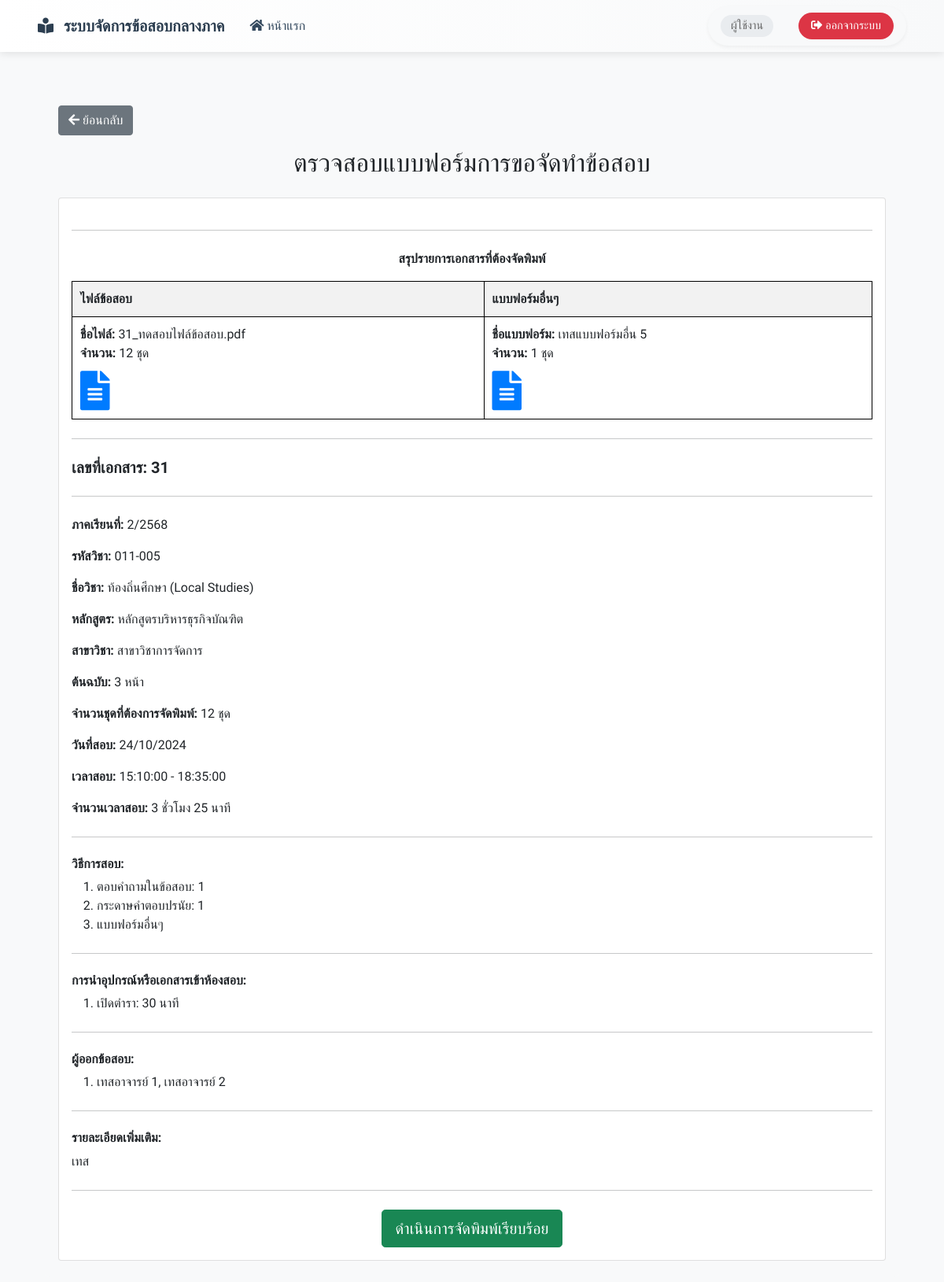
The page /academic_doc_details.php?id=31 on the database its author committed.
### tables this page shows
CREATE TABLE `exam_requests` (
  `id` int(11) NOT NULL,
  `semester` varchar(20) NOT NULL,
  `course_code` varchar(20) NOT NULL,
  `course_name` varchar(100) NOT NULL,
  `curriculum` varchar(100) NOT NULL,
  `major` varchar(100) NOT NULL,
  `manuscript` varchar(50) NOT NULL,
  `numberofsets` text NOT NULL,
  `exam_date` varchar(50) NOT NULL,
  `startexam_time` time NOT NULL,
  `endexam_time` time NOT NULL,
  `totalexam_time` varchar(50) NOT NULL,
  `exam_methods` text NOT NULL,
  `allowed_equipment` text DEFAULT NULL,
  `additional_details` text DEFAULT NULL,
  `created_at` timestamp NOT NULL DEFAULT current_timestamp(),
  `status_doc` varchar(50) NOT NULL DEFAULT 'รออนุมัติ',
  `reject_date` datetime DEFAULT NULL,
  `reject_reason` varchar(255) DEFAULT NULL,
  `approved_date` datetime DEFAULT NULL,
  `examiner_name` varchar(100) DEFAULT NULL,
  `examiner_id` varchar(50) DEFAULT NULL,
  `file_name` varchar(255) DEFAULT NULL,
  `file_path` varchar(255) DEFAULT NULL,
  `other_form` varchar(255) DEFAULT NULL,
  `other_form_count` int(11) DEFAULT NULL,
  `other_form_file` varchar(255) DEFAULT NULL
);

### academic_doc_details.php (the view, shortened to what this page needs)
<?php
require_once 'config.php';
include 'academic_nav.php';
$id = isset($_GET['id']) ? intval($_GET['id']) : 0;
$sql = "SELECT * FROM exam_requests WHERE id = ?";
$stmt = $conn->prepare($sql);
$stmt->bind_param("i", $id);
$stmt->execute();
$result = $stmt->get_result();
$document = $result->fetch_assoc();
?>
<!DOCTYPE html>
<html lang="th">
<head>
    <link href="https://cdn.jsdelivr.net/npm/bootstrap@5.1.3/dist/css/bootstrap.min.css" rel="stylesheet">
    <link rel="stylesheet" href="https://cdnjs.cloudflare.com/ajax/libs/font-awesome/5.15.3/css/all.min.css">
</head>
<body>
    <div class="container mt-5">
        <div class="form-container">
            <div class="row mb-3">
                <div class="col d-flex justify-content-between">
                    <button onclick="goBack()" class="btn btn-secondary">
                        <i class="fas fa-arrow-left"></i> ย้อนกลับ
                    </button>
                </div>
            </div>
            <h2 class="mb-4 ">
                <center>ตรวจสอบแบบฟอร์มการขอจัดทำข้อสอบ</center>
            </h2>
            <div class="card">
                <div class="card-body">
                    <hr class="mt-4 mb-4">
                    <p><strong>
                            <center>สรุปรายการเอกสารที่ต้องจัดพิมพ์</center>
                        </strong></p>
                    <table style="width:100%; border-collapse: collapse;">
                        <tr>
                            <th style="border: 1px solid black; padding: 10px; background-color: #f2f2f2;">ไฟล์ข้อสอบ
                            </th>
                            <th style="border: 1px solid black; padding: 10px; background-color: #f2f2f2;">แบบฟอร์มอื่นๆ
                            </th>
                        </tr>
                        <tr>
                            <td style="border: 1px solid black; padding: 10px;">
                                <strong>ชื่อไฟล์:</strong> <?php echo htmlspecialchars($document['file_name']); ?><br>
                                <strong>จำนวน:</strong> <?php echo htmlspecialchars($document['numberofsets']); ?> <br>
                                <i class="fas fa-file-alt document-icon ml-4"
                                    onclick="showFile('<?php echo htmlspecialchars($document['file_path']); ?>')"
                                    style="cursor: pointer;"></i>
                            </td>
                            <td style="border: 1px solid black; padding: 10px;">
                                <strong>ชื่อแบบฟอร์ม:</strong>
                                <?php echo htmlspecialchars($document['other_form']); ?><br>
                                <strong>จำนวน:</strong> <?php echo htmlspecialchars($document['other_form_count']); ?>
                                ชุด<br>
                                <?php if (!empty($document['other_form'])): ?>
                                <i class="fas fa-file-alt document-icon ml-4"
                                    onclick="showFile('<?php echo htmlspecialchars($document['other_form_file']); ?>')"
                                    style="cursor: pointer;"></i>
                                <?php endif; ?>
                            </td>
                        </tr>
                    </table>
                    <hr class="mt-4 mb-4">
                    <h5 class="card-title"><strong>เลขที่เอกสาร:
                            <?php echo htmlspecialchars($document['id']); ?></strong></h5>
                    <hr class="mt-4 mb-4">
                    <p><strong>ภาคเรียนที่:</strong> <?php echo htmlspecialchars($document['semester']); ?></p>
                    <p><strong>รหัสวิชา:</strong> <?php echo htmlspecialchars($document['course_code']); ?></p>
                    <p><strong>ชื่อวิชา:</strong> <?php echo htmlspecialchars($document['course_name']); ?></p>
                    <p><strong>หลักสูตร:</strong> <?php echo htmlspecialchars($document['curriculum']); ?></p>
                    <p><strong>สาขาวิชา:</strong> <?php echo htmlspecialchars($document['major']); ?></p>
                    <p><strong>ต้นฉบับ:</strong> <?php echo htmlspecialchars($document['manuscript']); ?> หน้า</p>
                    <p><strong>จำนวนชุดที่ต้องการจัดพิมพ์:</strong>
                        <?php echo htmlspecialchars($document['numberofsets']); ?></p>
                    <p><strong>วันที่สอบ:</strong> <?php echo htmlspecialchars($document['exam_date']); ?></p>
                    <p><strong>เวลาสอบ:</strong>
                        <?php echo htmlspecialchars($document['startexam_time']) . ' - ' . htmlspecialchars($document['endexam_time']); ?>
                    </p>
                    <p><strong>จำนวนเวลาสอบ:</strong> <?php echo htmlspecialchars($document['totalexam_time']); ?></p>
                    <hr class="mt-4 mb-4">
                    <h6><strong>วิธีการสอบ:</strong></h6>
                    <?php
                        $exam_methods = explode('/', $document['exam_methods']);
                        echo "<ol>";
                        foreach ($exam_methods as $method) {
                            echo "<li>" . htmlspecialchars(trim($method)) . "</li>";
                        }
                        echo "</ol>";
                    ?>
                    <hr class="mt-4 mb-4">
                    <h6><strong>การนำอุปกรณ์หรือเอกสารเข้าห้องสอบ:</strong></h6>
                    <?php
                        $allowed_equipment = explode('/', $document['allowed_equipment']);
                        echo "<ol>";
                        foreach ($allowed_equipment as $equipment) {
                            echo "<li>" . htmlspecialchars(trim($equipment)) . "</li>";
                        }
                        echo "</ol>";
                    ?>
                    <hr class="mt-4 mb-4">
                    <h6><strong>ผู้ออกข้อสอบ:</strong></h6>
                    <?php
                        $examiners = explode('/', $document['examiner_name']);
                        echo "<ol>";
                        foreach ($examiners as $examiner) {
                            echo "<li>" . htmlspecialchars(trim($examiner)) . "</li>";
                        }
                        echo "</ol>";
                    ?>
                    <hr class="mt-4 mb-4">
                    <h6><strong>รายละเอียดเพิ่มเติม:</strong></h6>
                    <p><?php echo nl2br(htmlspecialchars($document['additional_details'])); ?></p>
                    <hr class="mt-4 mb-4">
                    <form id="printCompletedForm" method="POST" action="">
                        <center><button type="button" onclick="confirmPrintCompleted()"
                                class="btn btn-success btn-lg btn-block">
                                ดำเนินการจัดพิมพ์เรียบร้อย
                            </button></center>
                    </form>
                </div>
            </div>
        </div>
</body>
</html>

### academic_nav.php (style rules this page uses)
body { background-color: #f8f9fa; font-family: "Sarabun", sans-serif; }

### academic_doc_details.php (style rules this page uses)
body { background-color: #f8f9fa; font-family: "Sarabun", sans-serif; }
.form-container { background-color: #f8f9fa; border-radius: 10px; padding: 20px; margin-bottom: 20px; }
.document-icon { font-size: 50px; color: #007bff; cursor: pointer; margin-top: 10px; transition: color 0.3s ease; }

### rows shown on the page
exam_requests: file_name "31_ทดสอบไฟล์ข้อสอบ.pdf", numberofsets "12 ชุด", other_form "เทสแบบฟอร์มอื่น 5", other_form_count "1", id "31", semester "2/2568", course_code "011-005", course_name "ท้องถิ่นศึกษา (Local Studies)", curriculum "หลักสูตรบริหารธุรกิจบัณฑิต", major "สาขาวิชาการจัดการ", manuscript "3", exam_date "24/10/2024", startexam_time "15:10:00", endexam_time "18:35:00", totalexam_time "3 ชั่วโมง 25 นาที", exam_methods "ตอบคำถามในข้อสอบ: 1", exam_methods "กระดาษคำตอบปรนัย: 1", exam_methods "แบบฟอร์มอื่นๆ", allowed_equipment "เปิดตำรา: 30 นาที", examiner_name "เทสอาจารย์ 1, เทสอาจารย์ 2", additional_details "เทส"

### other values the page prints
$role_display[$_SESSION['role']] "ผู้ใช้งาน"
